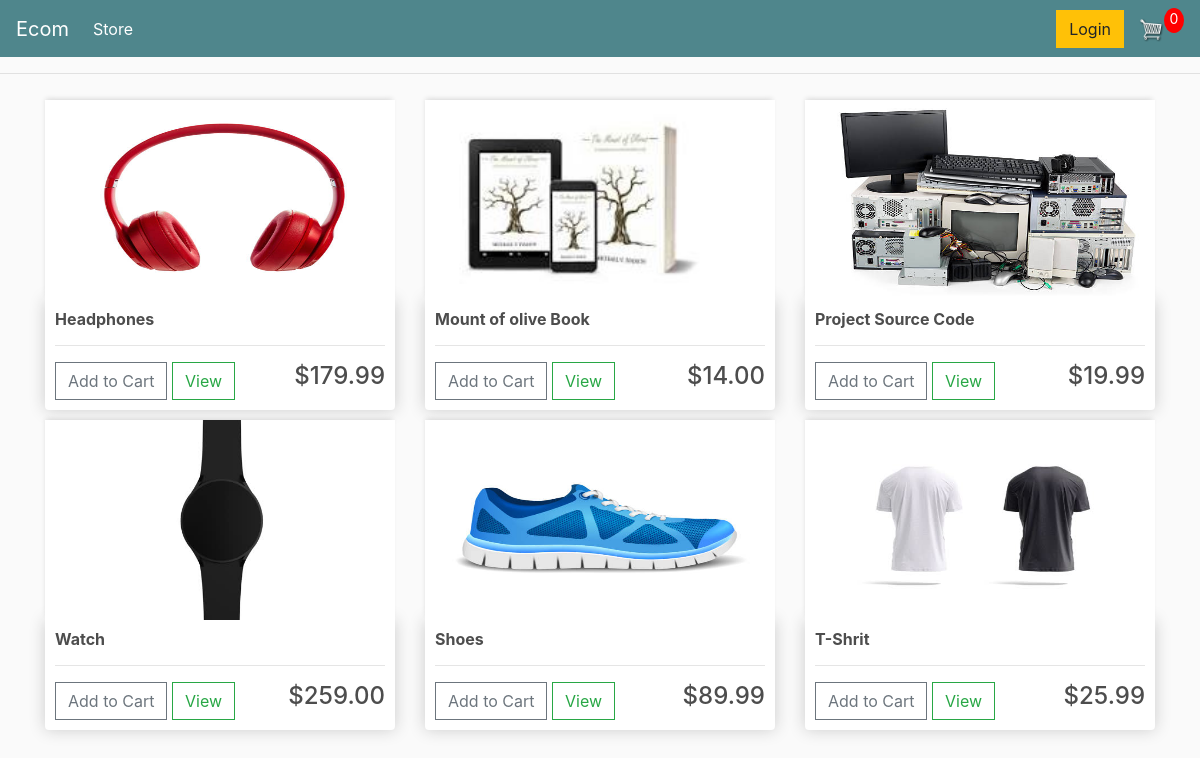
The page / on the database its author committed.
### store/models.py (models this page shows, shortened)
class Product(models.Model):
    name = models.CharField(max_length=200, null=True)
    price = models.FloatField()
    digital = models.BooleanField(default=True, null=True, blank=True)
    image = models.ImageField(null=True, blank=True)
    @property
    def imageURL(self):
        try:
            url = self.image.url
        except:
            url = ''
        return url

### store/views.py (the view)
# urls.py: path('', include('store.urls'))
def store(request):
    products = Product.objects.all()
    context = {'products': products}
    return render(request, 'store/store.html', context)

### store/templates/store/store.html
{% extends 'store/main.html' %}
{% load static %}
{% block content %}
    <div class="row">
        {% for product in products %}
        <div class="col-lg-4">
            <img class = "thumbnail" src="{{product.imageURL}}">
            <div class="box-element product">
                <h6><strong>{{product.name}}</strong></h6>
                <hr>
                <button data-product={{product.id}} data-action="add" class="btn btn-outline-secondary add-btn update-cart">Add to Cart</button>
                <a class="btn btn-outline-success" href="#">View</a>
                <h4 style="display: inline-block;float: right;">${{product.price|floatformat:2}}</h4>
            </div>
        </div>
        {% endfor %}
    </div>
{% endblock content %}

### store/templates/store/main.html (shortened to what this page needs)
<!DOCTYPE html>
{% load static %}
<html>
<head>
	<link rel="stylesheet" href="https://stackpath.bootstrapcdn.com/bootstrap/4.4.1/css/bootstrap.min.css">
	<link rel="stylesheet" type="text/css" href="{% static 'css/main.css' %}">
</head>
<body>
    <nav class="navbar navbar-expand-lg navbar-dark bg-dark">
		<a class="navbar-brand" href="{% url 'store' %}">Ecom</a>
		<div class="collapse navbar-collapse" id="navbarSupportedContent">
		  <ul class="navbar-nav mr-auto">
			<li class="nav-item active">
			  <a class="nav-link" href="{% url 'store' %}">Store<span class="sr-only">(current)</span></a>
			</li>
		  </ul>
		  <div class="form-inline my-2 my-lg-0">
			<a href="#"class="btn btn-warning">Login</a>
			<a href="{% url 'cart' %}">
			   <img  id="cart-icon" src="{% static 'images/cart.png' %}">
		   </a>
		   <p id="cart-total">0</p>
	   </div>
	 </div>
	  </nav>
    <hr>
    <div class="container">
        {% block content %}
        {% endblock content %}
    </div>
</body>
</html>

### static/css/main.css (style rules this page uses)
body { background-color: hsl(0, 0%, 98%); }
h1,h2,h3,h4,h5,h6 { color:hsl(0, 0%, 30%); }
.box-element { box-shadow:hsl(0, 0%, 80%) 0 0 16px; background-color: #fff; border-radius: 4px; padding: 10px; }
.thumbnail { width: 100%; height: 200px; -webkit-box-shadow: -1px -3px 5px -2px rgba(214,214,214,1); -moz-box-shadow: -1px -3px 5px -2px rgba(214,214,214,1); box-shadow: -1px -3px 5px -2px rgba(214,214,214,1); }
.product { border-radius: 0 0 4px 4px; }
.bg-dark { background-color: #4f868c!important; }
#cart-icon { width:25px; display: inline-block; margin-left: 15px; }
#cart-total { display: block; text-align: center; color:#fff; background-color: red; width: 20px; height: 25px; border-radius: 50%; font-size: 14px; }
.col-lg-4, .col-lg-6, .col-lg-8, .col-lg-12 { margin-top: 10px; }
.btn { border-radius: 0; }

### rows shown on the page
Product: imageURL (picture), name "Headphones", price "179.99"
Product: imageURL (picture), name "Mount of olive Book", price "14.00"
Product: imageURL (picture), name "Project Source Code", price "19.99"
Product: imageURL (picture), name "Watch", price "259.00"
Product: imageURL (picture), name "Shoes", price "89.99"
Product: imageURL (picture), name "T-Shrit", price "25.99"
